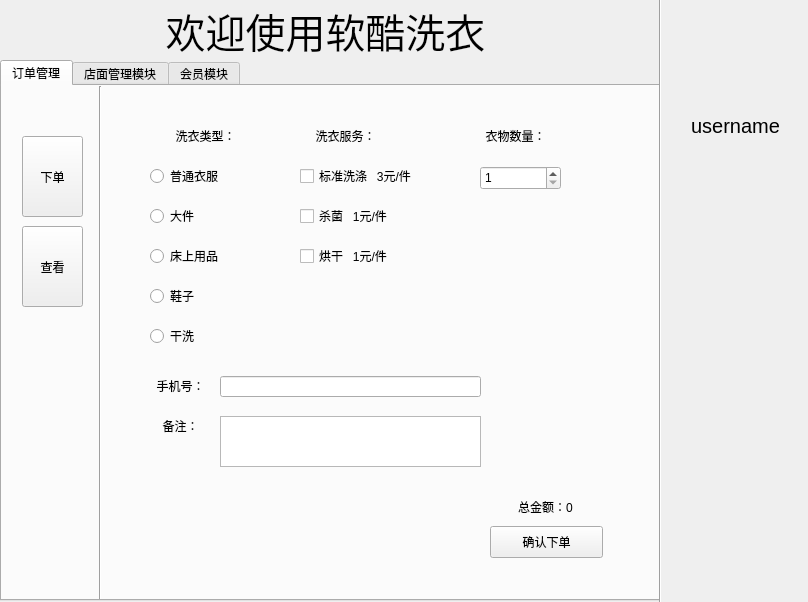
<?xml version="1.0" encoding="UTF-8"?>
<ui version="4.0">
 <class>MainWindow</class>
 <widget class="QMainWindow" name="MainWindow">
  <property name="geometry">
   <rect>
    <x>0</x>
    <y>0</y>
    <width>808</width>
    <height>602</height>
   </rect>
  </property>
  <property name="windowTitle">
   <string>MainWindow</string>
  </property>
  <widget class="QWidget" name="centralwidget">
   <widget class="QLabel" name="label">
    <property name="geometry">
     <rect>
      <x>0</x>
      <y>0</y>
      <width>651</width>
      <height>61</height>
     </rect>
    </property>
    <property name="font">
     <font>
      <pointsize>30</pointsize>
     </font>
    </property>
    <property name="text">
     <string>欢迎使用软酷洗衣</string>
    </property>
    <property name="alignment">
     <set>Qt::AlignCenter</set>
    </property>
   </widget>
   <widget class="QLabel" name="username">
    <property name="geometry">
     <rect>
      <x>670</x>
      <y>100</y>
      <width>131</width>
      <height>51</height>
     </rect>
    </property>
    <property name="font">
     <font>
      <pointsize>15</pointsize>
     </font>
    </property>
    <property name="text">
     <string>username</string>
    </property>
    <property name="alignment">
     <set>Qt::AlignCenter</set>
    </property>
   </widget>
   <widget class="QTabWidget" name="tabWidget">
    <property name="geometry">
     <rect>
      <x>0</x>
      <y>60</y>
      <width>661</width>
      <height>541</height>
     </rect>
    </property>
    <property name="sizePolicy">
     <sizepolicy hsizetype="Expanding" vsizetype="Expanding">
      <horstretch>0</horstretch>
      <verstretch>0</verstretch>
     </sizepolicy>
    </property>
    <property name="currentIndex">
     <number>0</number>
    </property>
    <widget class="QWidget" name="tab">
     <attribute name="title">
      <string>订单管理</string>
     </attribute>
     <widget class="QStackedWidget" name="page_order">
      <property name="geometry">
       <rect>
        <x>98</x>
        <y>0</y>
        <width>558</width>
        <height>510</height>
       </rect>
      </property>
      <property name="currentIndex">
       <number>0</number>
      </property>
      <widget class="QWidget" name="page01">
       <widget class="QRadioButton" name="radioButton_4">
        <property name="geometry">
         <rect>
          <x>50</x>
          <y>200</y>
          <width>100</width>
          <height>20</height>
         </rect>
        </property>
        <property name="text">
         <string>鞋子</string>
        </property>
       </widget>
       <widget class="QCheckBox" name="checkBox_2">
        <property name="geometry">
         <rect>
          <x>200</x>
          <y>120</y>
          <width>131</width>
          <height>20</height>
         </rect>
        </property>
        <property name="text">
         <string>杀菌   1元/件</string>
        </property>
       </widget>
       <widget class="QLabel" name="label_3">
        <property name="geometry">
         <rect>
          <x>200</x>
          <y>40</y>
          <width>91</width>
          <height>20</height>
         </rect>
        </property>
        <property name="text">
         <string>洗衣服务：</string>
        </property>
        <property name="alignment">
         <set>Qt::AlignCenter</set>
        </property>
       </widget>
       <widget class="QLineEdit" name="edit_phone">
        <property name="geometry">
         <rect>
          <x>120</x>
          <y>290</y>
          <width>261</width>
          <height>21</height>
         </rect>
        </property>
       </widget>
       <widget class="QRadioButton" name="radioButton_2">
        <property name="geometry">
         <rect>
          <x>50</x>
          <y>120</y>
          <width>100</width>
          <height>20</height>
         </rect>
        </property>
        <property name="text">
         <string>大件</string>
        </property>
       </widget>
       <widget class="QRadioButton" name="radioButton">
        <property name="geometry">
         <rect>
          <x>50</x>
          <y>80</y>
          <width>100</width>
          <height>20</height>
         </rect>
        </property>
        <property name="text">
         <string>普通衣服</string>
        </property>
       </widget>
       <widget class="QLabel" name="money_total">
        <property name="geometry">
         <rect>
          <x>400</x>
          <y>400</y>
          <width>91</width>
          <height>41</height>
         </rect>
        </property>
        <property name="text">
         <string>总金额：0</string>
        </property>
        <property name="alignment">
         <set>Qt::AlignCenter</set>
        </property>
       </widget>
       <widget class="QLabel" name="label_5">
        <property name="geometry">
         <rect>
          <x>40</x>
          <y>290</y>
          <width>81</width>
          <height>20</height>
         </rect>
        </property>
        <property name="text">
         <string>手机号：</string>
        </property>
        <property name="alignment">
         <set>Qt::AlignCenter</set>
        </property>
       </widget>
       <widget class="QLabel" name="label_6">
        <property name="geometry">
         <rect>
          <x>40</x>
          <y>330</y>
          <width>81</width>
          <height>20</height>
         </rect>
        </property>
        <property name="text">
         <string>备注：</string>
        </property>
        <property name="alignment">
         <set>Qt::AlignCenter</set>
        </property>
       </widget>
       <widget class="QCheckBox" name="checkBox_3">
        <property name="geometry">
         <rect>
          <x>200</x>
          <y>160</y>
          <width>131</width>
          <height>20</height>
         </rect>
        </property>
        <property name="text">
         <string>烘干   1元/件</string>
        </property>
       </widget>
       <widget class="QPushButton" name="btn_confirm">
        <property name="geometry">
         <rect>
          <x>390</x>
          <y>440</y>
          <width>113</width>
          <height>32</height>
         </rect>
        </property>
        <property name="text">
         <string>确认下单</string>
        </property>
       </widget>
       <widget class="QRadioButton" name="radioButton_5">
        <property name="geometry">
         <rect>
          <x>50</x>
          <y>240</y>
          <width>100</width>
          <height>20</height>
         </rect>
        </property>
        <property name="text">
         <string>干洗</string>
        </property>
       </widget>
       <widget class="QLabel" name="label_2">
        <property name="geometry">
         <rect>
          <x>60</x>
          <y>40</y>
          <width>91</width>
          <height>20</height>
         </rect>
        </property>
        <property name="text">
         <string>洗衣类型：</string>
        </property>
        <property name="alignment">
         <set>Qt::AlignCenter</set>
        </property>
       </widget>
       <widget class="QCheckBox" name="checkBox">
        <property name="geometry">
         <rect>
          <x>200</x>
          <y>80</y>
          <width>131</width>
          <height>20</height>
         </rect>
        </property>
        <property name="text">
         <string>标准洗涤   3元/件</string>
        </property>
       </widget>
       <widget class="QLabel" name="label_4">
        <property name="geometry">
         <rect>
          <x>370</x>
          <y>40</y>
          <width>91</width>
          <height>20</height>
         </rect>
        </property>
        <property name="text">
         <string>衣物数量：</string>
        </property>
        <property name="alignment">
         <set>Qt::AlignCenter</set>
        </property>
       </widget>
       <widget class="QSpinBox" name="spinBox">
        <property name="geometry">
         <rect>
          <x>380</x>
          <y>80</y>
          <width>81</width>
          <height>24</height>
         </rect>
        </property>
        <property name="minimum">
         <number>1</number>
        </property>
       </widget>
       <widget class="QRadioButton" name="radioButton_3">
        <property name="geometry">
         <rect>
          <x>50</x>
          <y>160</y>
          <width>100</width>
          <height>20</height>
         </rect>
        </property>
        <property name="text">
         <string>床上用品</string>
        </property>
       </widget>
       <widget class="QTextEdit" name="edit_extra">
        <property name="geometry">
         <rect>
          <x>120</x>
          <y>330</y>
          <width>261</width>
          <height>51</height>
         </rect>
        </property>
       </widget>
      </widget>
      <widget class="QWidget" name="page02">
       <widget class="QTableView" name="orderTable">
        <property name="geometry">
         <rect>
          <x>0</x>
          <y>0</y>
          <width>558</width>
          <height>510</height>
         </rect>
        </property>
       </widget>
      </widget>
     </widget>
     <widget class="Line" name="line_2">
      <property name="geometry">
       <rect>
        <x>90</x>
        <y>0</y>
        <width>16</width>
        <height>521</height>
       </rect>
      </property>
      <property name="orientation">
       <enum>Qt::Vertical</enum>
      </property>
     </widget>
     <widget class="QPushButton" name="btn_history">
      <property name="geometry">
       <rect>
        <x>20</x>
        <y>140</y>
        <width>61</width>
        <height>81</height>
       </rect>
      </property>
      <property name="text">
       <string>查看</string>
      </property>
     </widget>
     <widget class="QPushButton" name="btn_order">
      <property name="geometry">
       <rect>
        <x>20</x>
        <y>50</y>
        <width>61</width>
        <height>81</height>
       </rect>
      </property>
      <property name="text">
       <string>下单</string>
      </property>
     </widget>
    </widget>
    <widget class="QWidget" name="tab_2">
     <attribute name="title">
      <string>店面管理模块</string>
     </attribute>
    </widget>
    <widget class="QWidget" name="tab_3">
     <attribute name="title">
      <string>会员模块</string>
     </attribute>
    </widget>
   </widget>
   <widget class="Line" name="line">
    <property name="geometry">
     <rect>
      <x>650</x>
      <y>-10</y>
      <width>20</width>
      <height>621</height>
     </rect>
    </property>
    <property name="orientation">
     <enum>Qt::Vertical</enum>
    </property>
   </widget>
  </widget>
 </widget>
 <resources/>
 <connections/>
</ui>
